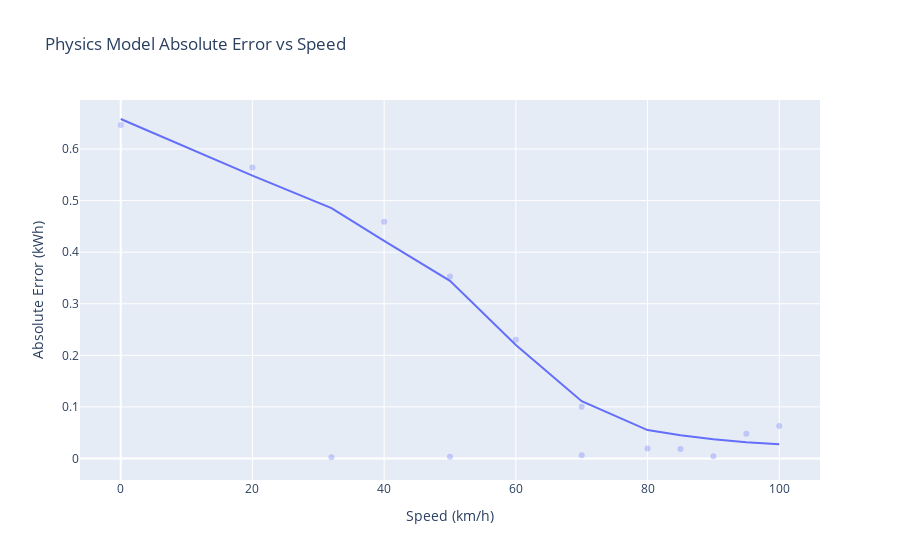

The code cell stored with this chart in its notebook:
### Code cell
error_df = trips.loc[mask].copy()

error_df["abs_error_phys"] = np.abs(
    error_df["E_total_kWh"] - error_df["E_pred_physics"]
)

error_df["abs_error_hyb"] = np.abs(
    error_df["E_total_kWh"] - error_df["E_pred_hybrid"]
)


fig_speed_error = px.scatter(
    error_df,
    x="speed_kmph",
    y="abs_error_phys",
    opacity=0.3,
    trendline="lowess",
    labels={
        "speed_kmph": "Speed (km/h)",
        "abs_error_phys": "Absolute Error (kWh)"
    },
    title="Physics Model Absolute Error vs Speed"
)

fig_speed_error.show()

### Figure 1 — Plotly figure (JSON) as saved in the notebook; plotly's stock layout.template omitted (floating-point values rounded to 4 significant figures)
{"data": [{"hovertemplate": "Speed (km/h)=%{x}<br>Absolute Error (kWh)=%{y}<extra></extra>", "legendgroup": "", "marker": {"color": "#636efa", "opacity": 0.3, "symbol": "circle"}, "mode": "markers", "name": "", "orientation": "v", "showlegend": false, "type": "scatter", "x": [32, 50, 70, 80, 90, 100, 95, 85, 70, 60, 50, 40, 20, 0], "xaxis": "x", "y": [0.002386, 0.003389, 0.006467, 0.01939, 0.004459, 0.06297, 0.0478, 0.01838, 0.1002, 0.23, 0.3528, 0.4589, 0.5642, 0.6464], "yaxis": "y"}, {"hovertemplate": "<b>LOWESS trendline</b><br><br>Speed (km/h)=%{x}<br>Absolute Error (kWh)=%{y} <b>(trend)</b><extra></extra>", "legendgroup": "", "marker": {"color": "#636efa", "symbol": "circle"}, "mode": "lines", "name": "", "showlegend": false, "type": "scatter", "x": [0, 20, 32, 40, 50, 50, 60, 70, 70, 80, 85, 90, 95, 100], "xaxis": "x", "y": [0.6582, 0.5485, 0.4855, 0.422, 0.3443, 0.3443, 0.22, 0.111, 0.111, 0.05507, 0.04494, 0.03708, 0.03127, 0.02761], "yaxis": "y"}], "layout": {"legend": {"tracegroupgap": 0}, "title": {"text": "Physics Model Absolute Error vs Speed"}, "xaxis": {"anchor": "y", "domain": [0, 1], "title": {"text": "Speed (km/h)"}}, "yaxis": {"anchor": "x", "domain": [0, 1], "title": {"text": "Absolute Error (kWh)"}}}}
